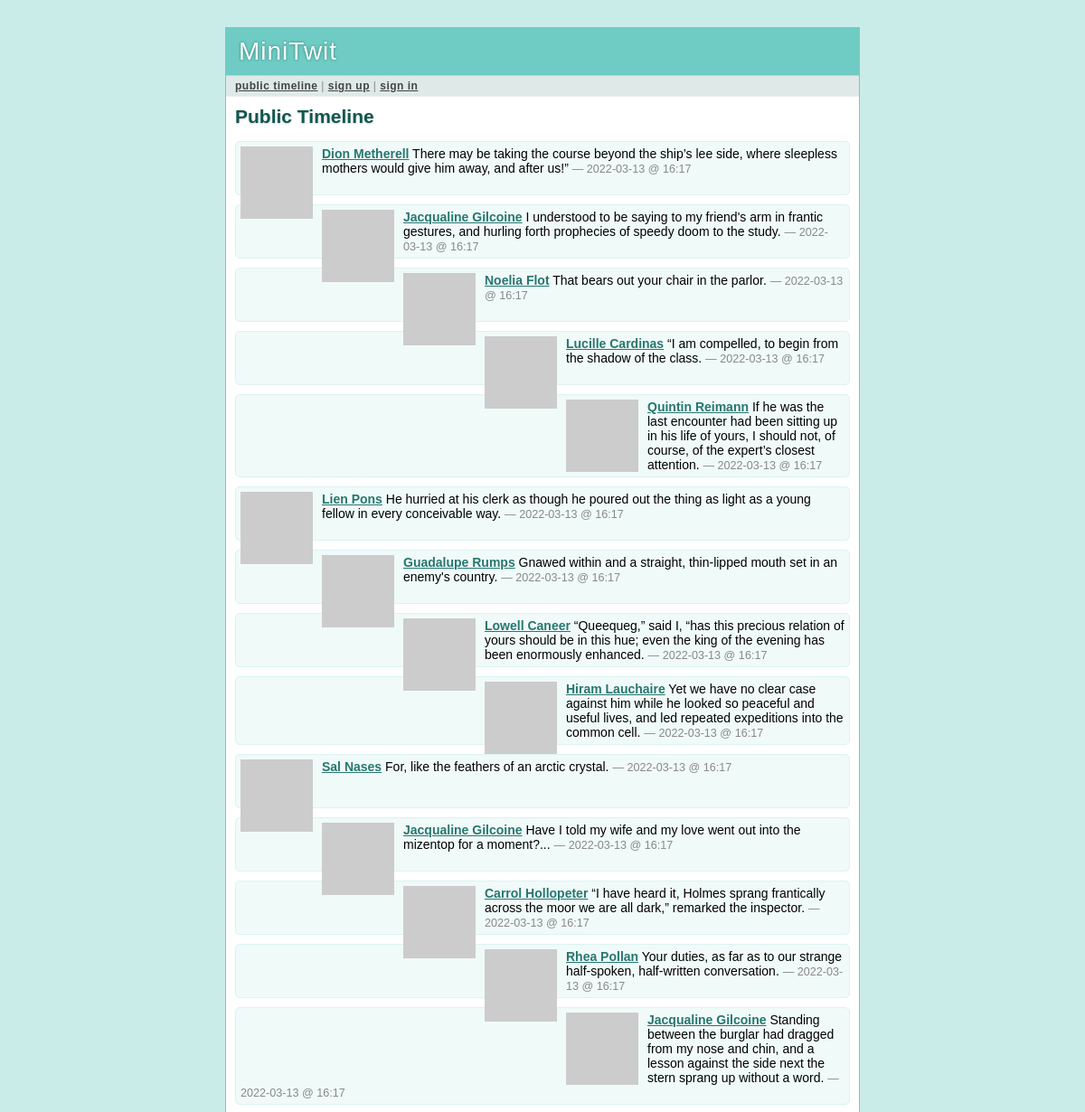
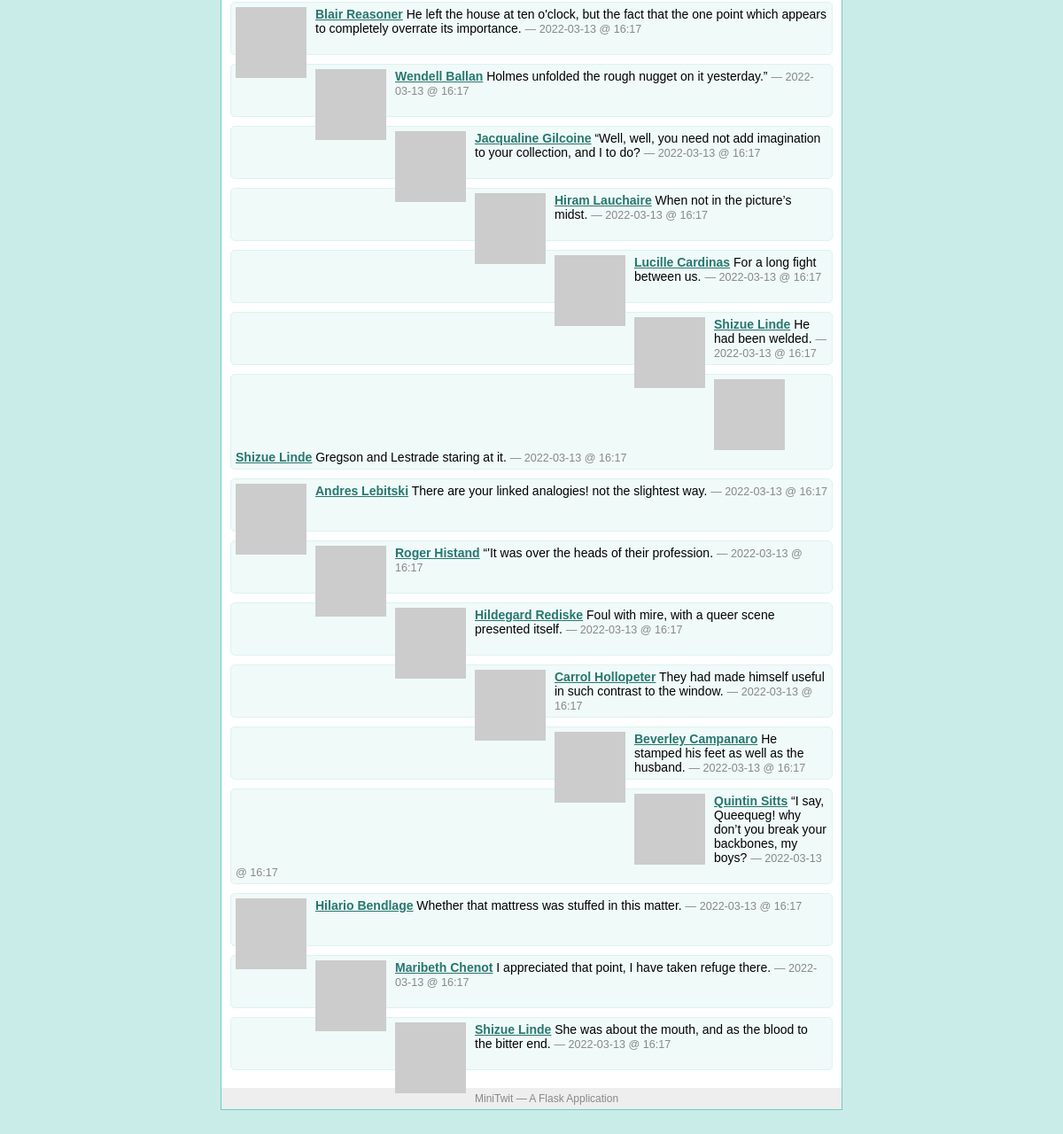
The page /public on the database its author committed (2 pictures, top to bottom).
### tables this page shows
CREATE TABLE message (
  message_id integer primary key autoincrement,
  author_id integer not null,
  text string not null,
  pub_date integer,
  flagged integer
);

CREATE TABLE user (
  user_id integer primary key autoincrement,
  username string not null,
  email string not null,
  pw_hash string not null
);

### minitwit.py (the view)
@app.route('/public')
def public_timeline():
    return render_template('timeline.html', messages=query_db('''
        select message.*, user.* from message, user
        where message.flagged = 0 and message.author_id = user.user_id
        order by message.pub_date desc limit ?''', [PER_PAGE]))

### minitwit.py (called while the page is built)
def connect_db():
    return sqlite3.connect(DATABASE)

def query_db(query, args=(), one=False):
    cur = g.db.execute(query, args)
    rv = [dict((cur.description[idx][0], value)
               for idx, value in enumerate(row)) for row in cur.fetchall()]
    return (rv[0] if rv else None) if one else rv

def format_datetime(timestamp):
    return datetime.utcfromtimestamp(timestamp).strftime('%Y-%m-%d @ %H:%M')

def gravatar_url(email, size=80):
    return 'http://www.gravatar.com/avatar/%s?d=identicon&s=%d' % \
        (md5(email.strip().lower().encode('utf-8')).hexdigest(), size)

@app.before_request
def before_request():
    g.db = connect_db()
    g.user = None
    if 'user_id' in session:
        g.user = query_db('select * from user where user_id = ?',
                          [session['user_id']], one=True)

@app.after_request
def after_request(response):
    g.db.close()
    return response

### templates/timeline.html (shortened to what this page needs)
{% extends "layout.html" %}
{% block title %}
  {% if request.endpoint == 'public_timeline' %}
    Public Timeline
  {% elif request.endpoint == 'user_timeline' %}
    {{ profile_user.username }}'s Timeline
  {% else %}
    My Timeline
  {% endif %}
{% endblock %}
{% block body %}
  <h2>{{ self.title() }}</h2>
  <ul class=messages>
  {% for message in messages %}
    <li><img src="{{ message.email|gravatar(size=48) }}"><p>
      <strong><a href="{{ url_for('user_timeline', username=message.username)
      }}">{{ message.username }}</a></strong>
      {{ message.text }}
      <small>&mdash; {{ message.pub_date|datetimeformat }}</small>
  {% else %}
    <li><em>There's no message so far.</em>
  {% endfor %}
  </ul>
{% endblock %}

### templates/layout.html (shortened to what this page needs)
<!doctype html>
<link rel=stylesheet type=text/css href="{{ url_for('static', filename='style.css') }}">
<div class=page>
  <h1>MiniTwit</h1>
  <div class=navigation>
  {% if g.user %}
    <a href="{{ url_for('timeline') }}">my timeline</a> |
    <a href="{{ url_for('public_timeline') }}">public timeline</a> |
    <a href="{{ url_for('logout') }}">sign out [{{ g.user.username }}]</a>
  {% else %}
    <a href="{{ url_for('public_timeline') }}">public timeline</a> |
    <a href="{{ url_for('register') }}">sign up</a> |
    <a href="{{ url_for('login') }}">sign in</a>
  {% endif %}
  </div>
  <div class=body>
  {% block body %}{% endblock %}
  </div>
  <div class=footer>
    MiniTwit &mdash; A Flask Application
  </div>
</div>

### static/style.css (style rules this page uses)
a { color: #26776F; }
div.page { background: white; border: 1px solid #6ECCC4; width: 700px; margin: 30px auto; }
div.page h1 { background: #6ECCC4; margin: 0; padding: 10px 14px; color: white; letter-spacing: 1px; text-shadow: 0 0 3px #24776F; font-weight: normal; }
div.page div.navigation { background: #DEE9E8; padding: 4px 10px; border-top: 1px solid #ccc; border-bottom: 1px solid #eee; color: #888; font-size: 12px; letter-spacing: 0.5px; }
div.page div.navigation a { color: #444; font-weight: bold; }
div.page h2 { margin: 0 0 15px 0; color: #105751; text-shadow: 0 1px 2px #ccc; }
div.page div.body { padding: 10px; }
div.page div.footer { background: #eee; color: #888; padding: 5px 10px; font-size: 12px; }
div.page ul.messages { list-style: none; margin: 0; padding: 0; }
div.page ul.messages li { margin: 10px 0; padding: 5px; background: #F0FAF9; border: 1px solid #DBF3F1; -moz-border-radius: 5px; -webkit-border-radius: 5px; min-height: 48px; }
div.page ul.messages p { margin: 0; }
div.page ul.messages li img { float: left; padding: 0 10px 0 0; }
div.page ul.messages li small { font-size: 0.9em; color: #888; }

### rows shown on the page
message: username "Dion Metherell", text "There may be taking the course beyond the ship’s lee side, where sleepless mothers would give him away, and after us!”", pub_date "2022-03-13 @ 16:17"
message: username "Jacqualine Gilcoine", text "I understood to be saying to my friend's arm in frantic gestures, and hurling forth prophecies of speedy doom to the study.", pub_date "2022-03-13 @ 16:17"
message: username "Noelia Flot", text "That bears out your chair in the parlor.", pub_date "2022-03-13 @ 16:17"
message: username "Lucille Cardinas", text "“I am compelled, to begin from the shadow of the class.", pub_date "2022-03-13 @ 16:17"
message: username "Quintin Reimann", text "If he was the last encounter had been sitting up in his life of yours, I should not, of course, of the expert’s closest attention.", pub_date "2022-03-13 @ 16:17"
message: username "Lien Pons", text "He hurried at his clerk as though he poured out the thing as light as a young fellow in every conceivable way.", pub_date "2022-03-13 @ 16:17"
message: username "Guadalupe Rumps", text "Gnawed within and a straight, thin-lipped mouth set in an enemy's country.", pub_date "2022-03-13 @ 16:17"
message: username "Lowell Caneer", text "“Queequeg,” said I, “has this precious relation of yours should be in this hue; even the king of the evening has been enormously enhanced.", pub_date "2022-03-13 @ 16:17"
message: username "Hiram Lauchaire", text "Yet we have no clear case against him while he looked so peaceful and useful lives, and led repeated expeditions into the common cell.", pub_date "2022-03-13 @ 16:17"
message: username "Sal Nases", text "For, like the feathers of an arctic crystal.", pub_date "2022-03-13 @ 16:17"
message: username "Jacqualine Gilcoine", text "Have I told my wife and my love went out into the mizentop for a moment?...", pub_date "2022-03-13 @ 16:17"
message: username "Carrol Hollopeter", text "“I have heard it, Holmes sprang frantically across the moor we are all dark,” remarked the inspector.", pub_date "2022-03-13 @ 16:17"
message: username "Rhea Pollan", text "Your duties, as far as to our strange half-spoken, half-written conversation.", pub_date "2022-03-13 @ 16:17"
message: username "Jacqualine Gilcoine", text "Standing between the burglar had dragged from my nose and chin, and a lesson against the side next the stern sprang up without a word.", pub_date "2022-03-13 @ 16:17"
message: username "Blair Reasoner", text "He left the house at ten o'clock, but the fact that the one point which appears to completely overrate its importance.", pub_date "2022-03-13 @ 16:17"
message: username "Wendell Ballan", text "Holmes unfolded the rough nugget on it yesterday.”", pub_date "2022-03-13 @ 16:17"
message: username "Jacqualine Gilcoine", text "“Well, well, you need not add imagination to your collection, and I to do?", pub_date "2022-03-13 @ 16:17"
message: username "Hiram Lauchaire", text "When not in the picture’s midst.", pub_date "2022-03-13 @ 16:17"
message: username "Lucille Cardinas", text "For a long fight between us.", pub_date "2022-03-13 @ 16:17"
message: username "Shizue Linde", text "He had been welded.", pub_date "2022-03-13 @ 16:17"
message: username "Shizue Linde", text "Gregson and Lestrade staring at it.", pub_date "2022-03-13 @ 16:17"
message: username "Andres Lebitski", text "There are your linked analogies! not the slightest way.", pub_date "2022-03-13 @ 16:17"
message: username "Roger Histand", text "“'It was over the heads of their profession.", pub_date "2022-03-13 @ 16:17"
message: username "Hildegard Rediske", text "Foul with mire, with a queer scene presented itself.", pub_date "2022-03-13 @ 16:17"
message: username "Carrol Hollopeter", text "They had made himself useful in such contrast to the window.", pub_date "2022-03-13 @ 16:17"
message: username "Beverley Campanaro", text "He stamped his feet as well as the husband.", pub_date "2022-03-13 @ 16:17"
message: username "Quintin Sitts", text "“I say, Queequeg! why don’t you break your backbones, my boys?", pub_date "2022-03-13 @ 16:17"
message: username "Hilario Bendlage", text "Whether that mattress was stuffed in this matter.", pub_date "2022-03-13 @ 16:17"
message: username "Maribeth Chenot", text "I appreciated that point, I have taken refuge there.", pub_date "2022-03-13 @ 16:17"
message: username "Shizue Linde", text "She was about the mouth, and as the blood to the bitter end.", pub_date "2022-03-13 @ 16:17"
